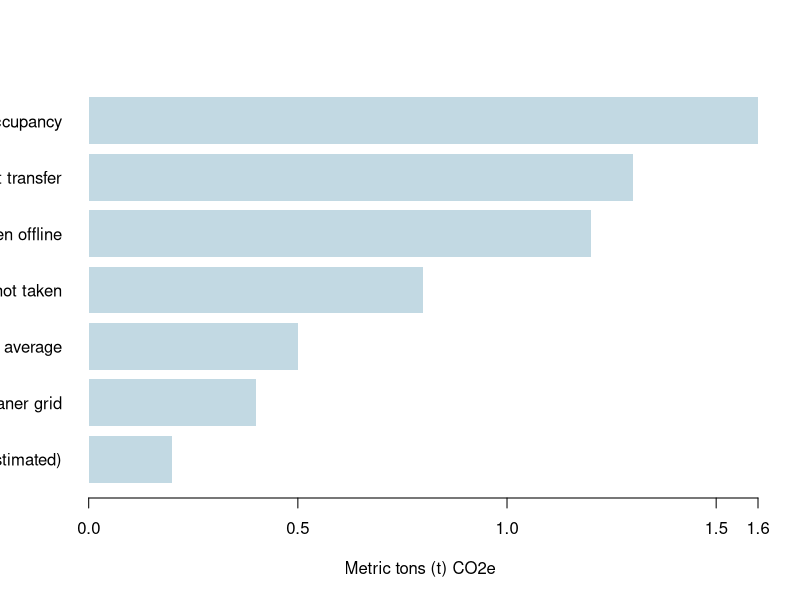

Here is the R script that generated this plot:
## ---- chunk 1
# Set up the environment
library(tidyverse)
library(here)
library(viridis)
## ---- chunk 2
# Load data
Emissions <- read_csv("EmissionsReductions_DataViz.csv", show_col_types = FALSE)

# Sort so the actions plot in order from greatest savings to least
Emissions <- arrange(Emissions, `Savings (metric tons)`)
## ---- chunk 3
# Horizontal barplot, will tidy up in Illustrator
# Transparent background to comport with PIFSC requirements
# Note that the bar labels print in their entirety in Illustrator

# Uncomment the pdf and dev.off lines to save figure
pdf("TechMemo_Fig3.pdf", width = 6, height = 4, bg = "transparent")
barplot(Emissions$`Savings (metric tons)`, horiz = TRUE, 
        names.arg = Emissions$Action, las = 1, # print labels horizontally
        col = "#C2D9E3", # NMFS sky tint 1
        axes = FALSE, 
        border = NA)
axis((1), at = c(seq(0, 1.5, 0.5), 1.6))
title(xlab = "Metric tons (t) CO2e")
dev.off()
